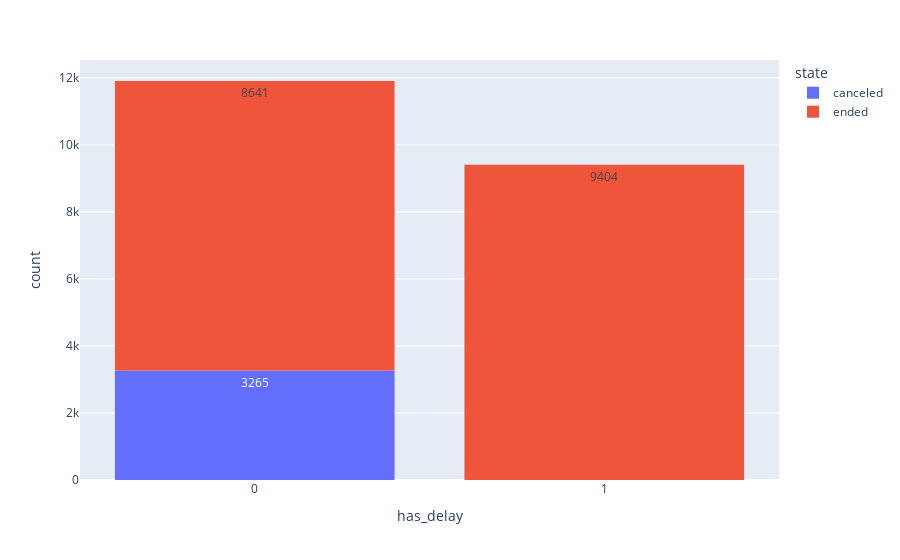

Here is the notebook cell this chart was saved with:
### Code cell
#plotting state histogram here 
fig = px.histogram(df_delay_analysis, x="has_delay", color="state", text_auto=True)
fig.show()

### Figure 1 — Plotly figure (JSON) as saved in the notebook; plotly's stock layout.template omitted (floating-point values rounded to 4 significant figures; data arrays with more than 128 entries replaced by an {"elided": "..."} marker saying what was removed)
{"data": [{"alignmentgroup": "True", "bingroup": "x", "hovertemplate": "state=canceled<br>has_delay=%{x}<br>count=%{y}<extra></extra>", "legendgroup": "canceled", "marker": {"color": "#636efa", "pattern": {"shape": ""}}, "name": "canceled", "offsetgroup": "canceled", "orientation": "v", "showlegend": true, "texttemplate": "%{value}", "type": "histogram", "x": {"elided": "3265 str values"}, "xaxis": "x", "yaxis": "y"}, {"alignmentgroup": "True", "bingroup": "x", "hovertemplate": "state=ended<br>has_delay=%{x}<br>count=%{y}<extra></extra>", "legendgroup": "ended", "marker": {"color": "#EF553B", "pattern": {"shape": ""}}, "name": "ended", "offsetgroup": "ended", "orientation": "v", "showlegend": true, "texttemplate": "%{value}", "type": "histogram", "x": {"elided": "18045 str values"}, "xaxis": "x", "yaxis": "y"}], "layout": {"autosize": true, "barmode": "relative", "legend": {"title": {"text": "state"}, "tracegroupgap": 0}, "margin": {"t": 60}, "xaxis": {"anchor": "y", "autorange": true, "domain": [0, 1], "range": [-0.5, 1.5], "title": {"text": "has_delay"}, "type": "category"}, "yaxis": {"anchor": "x", "autorange": true, "domain": [0, 1], "range": [0, 12530.0], "title": {"text": "count"}}}}
